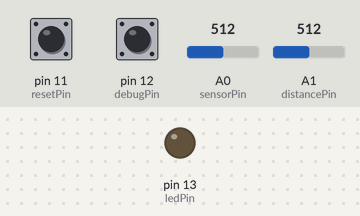
Bench run of a sketch on a simulated Arduino Mega 2560, built with avr-gcc and run on an emulated ATmega2560. Shown: output pins drawn as LEDs (lit = HIGH). The test bench sets the inputs (shaded band); at power-on: A0 (sensorPin) = 512, pin 11 (resetPin) HIGH, pin 12 (debugPin) HIGH, A1 (distancePin) = 512. EEPROM starts erased.

Above: at 1.2 s.
1.3 s: A0 (sensorPin) set to 526
At 2.0 s:
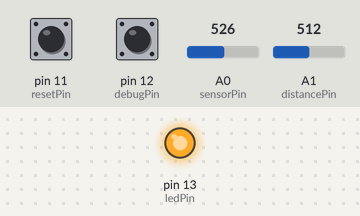
2.8 s: A0 (sensorPin) set to 511
At 9.0 s:
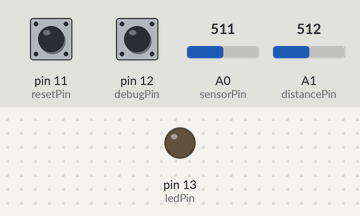
Timing chart, 0 to 10.5 s (numbered marks = the images above; inputs shaded):
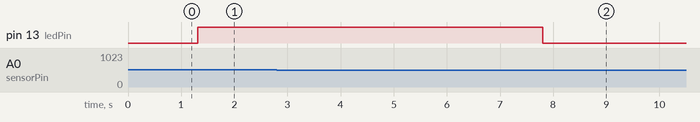

The sketch:

bus.ino
```cpp
int debugPin=12;
boolean debugMode=false;
unsigned long lastTime=0; // evitar time-loop (cada 50 dias aprox)

int sensorPin = A0;
int sensorValue=0;
int sensorValueOld=0;
int distancePin = A1;
int distanceValue=0;
int delayPin = A2;
int ledPin=13;
int resetPin=11;

unsigned long delayCall=1000;
unsigned long nextCall=0;
boolean near=false;

float sensorStabilize=0.8; //0=direct ... 1=fixed
unsigned int sensorNeededSamples=10;
unsigned int sensorAcum=0;

boolean prevReset=false;
unsigned long resetValue=530;
unsigned long contador=0;

//* *********************** SOLO Aduino mega con EEPROM
// eeprom
#include <EEPROM.h>
//*/
// store a long (32-bit)=(4x 8-bit char)
unsigned int aSet=0; // flag if memory is set (must be 530)
unsigned int aHH=1;
unsigned int aHL=2;
unsigned int aLH=3;
unsigned int aLL=4;

int digito[5][4] = {{22,23,24,25},{26,27,28,29},{30,31,32,33},{34,35,36,37},{38,39,40,41}};

void setup() {
  pinMode(debugPin, INPUT);
  digitalWrite(debugPin, HIGH); // pull-up
  debugMode=(digitalRead(debugPin)==LOW);
  if (debugMode) Serial.begin(9600);

  pinMode(ledPin,OUTPUT);
  digitalWrite(ledPin,LOW);
  pinMode(resetPin,INPUT);
  digitalWrite(resetPin,HIGH); // pull-up
  randomSeed(analogRead(A7));

  for (int dig=0;dig<5;dig++)
    for (int pin=0;pin<4;pin++)
      pinMode(digito[dig][pin], INPUT);

  pinMode(sensorPin, INPUT);
  pinMode(distancePin, INPUT);
  pinMode(delayPin, INPUT);


  contador=resetValue;
  //* *********************** SOLO Aduino mega con EEPROM
  // read contador (32bit) from EEPROM
  int vSet = EEPROM.read(aSet); // test if memory is set (must be 530)
  if (vSet==130) {
    unsigned long vHH = EEPROM.read(aHH);
    unsigned long vHL = EEPROM.read(aHL);
    unsigned long vLH = EEPROM.read(aLH);
    unsigned long vLL = EEPROM.read(aLL);
    contador=(vHH<<24)+(vHL<<16)+(vLH<<8)+vLL;
  } else {
    // ignore EEPROM and continue with resetValue;
    contador=resetValue;
    // save and set memory flag
    guardarContador(contador);
    EEPROM.write(aSet,130);
  }
  //*/
}

void guardarContador(unsigned long c) {
    //s* *********************** SOLO Aduino mega con EEPROM
  // split 32-bit unsigned long into 4 unsigned ints
  unsigned long vLL = (c & 255); c=c>>8;
  unsigned long vLH = (c & 255); c=c>>8;
  unsigned long vHL = (c & 255); c=c>>8;
  unsigned long vHH = (c & 255); c=c>>8;
  // store value
  EEPROM.write(aHH,vHH);
  EEPROM.write(aHL,vHL);
  EEPROM.write(aLH,vLH);
  EEPROM.write(aLL,vLL);
  //*/
}

void loop() {
  if (lastTime>millis()) nextCall=millis()+(nextCall-lastTime); //timeloop (nextCall=actual + (lo que faltaba de tiempo antes)
  lastTime=millis();

  sensorValue = analogRead(sensorPin);
  // estabilizar sensor value
  //sensorValue = (int) ((float)sensorValue*(sensorStabilize))+((1-sensorStabilize)*(float)analogRead(sensorPin));
  if ((sensorValue-sensorValueOld)>100) sensorValue=(sensorValueOld+sensorValue)*0.5; // suavizar incremento a las subidas
  sensorValueOld=sensorValue;

  distanceValue = analogRead(distancePin);

  if (!near) { // si no activo
    if (sensorValue>distanceValue) { // cerca
        sensorAcum++; // acumular permanecer
        if ((sensorAcum>sensorNeededSamples)) { // si superado el tiempo margen, contar //(millis()>nextCall)
            near=true; // activado
            if (debugMode) Serial.print("----- deteccion ----\r\n");
            contar(false); // contar normal (no-reset)
        } // else ignorar (tiene que permanecer)
    } else {  // lejos
        sensorAcum=0; // reset acum permanecer
    }
  } else { // si activo
      if (sensorAcum>0) { // acaba de contar
          if (sensorValue<distanceValue) { // se ha alejado
            //calcular tiempo de espera para bajar flag
            delayCall=analogRead(delayPin);
            delayCall=map(delayCall,0,1023,0,10000);
            nextCall=millis()+delayCall; // iniciar tiempo margen entre detecciones
            sensorAcum=0; // reset acum (indicar que ya se aparto antes)
        }
      } else { // ya se apartó antes
          // comprobar tiempo limite para liberar
          if (millis()>nextCall) near=false; // librerar
      }
  }

//  digitalWrite(ledPin,(millis()<=nextCall)?HIGH:LOW);
  digitalWrite(ledPin,(near)?HIGH:LOW);

  if (digitalRead(resetPin)==LOW) {
    if (!prevReset) {
      contar(true); // conectado a gnd (contar-reset)
      prevReset=true;
    }
  } else prevReset=false;

  if (debugMode) {
    Serial.print("d=");
    Serial.print(distanceValue);
    Serial.print("\ts=");
    Serial.print(sensorValue);
    Serial.print("\tac=");
    Serial.print(sensorAcum);
    Serial.print("\tt=");
    delayCall=analogRead(delayPin); // actualizar cada debug-loop
    Serial.print((delayCall/1000));
    if (millis()<=nextCall) Serial.print("*");
    Serial.print("\tc=");
    Serial.print(contador);
    if (digitalRead(resetPin)==LOW) Serial.print("(r)");
    Serial.print("\r\n");
  }
  mostrarDigitos();

  /*
  // contar automatico (para test only)
  contador+=11111;
  if (contador>99999) contador=0;
  delay(250);
  //*/
}

void contar(boolean reset) {
  if (reset) contador=resetValue;
  else contador++;
  guardarContador(contador);
  //digitalWrite(ledPin,HIGH);
  //delay(100); // mostrar led medio segundo
  //digitalWrite(ledPin,LOW);
  //delay(100);
}

void mostrarDigitos() {
  unsigned long c=contador;
  char val=0;
  for (int dig=0;dig<5;dig++) {
    val=(c%10);  c=c/10;
    sendBCD(digito[dig],val);
  }
}

void sendBCD(int pines[4], char value) {
   digitalWrite(pines[0],!(value & B0001)); // A
   digitalWrite(pines[1],!(value & B0010)); // B
   digitalWrite(pines[2],!(value & B0100)); // C
   digitalWrite(pines[3],!(value & B1000)); // D
}
```

Measured:
- the behaviour switches between 512 and 513 on A0 (sensorPin) (found by bisection; images 0 and 1)
- after the input at 1.3 s, pin 13 (ledPin): LOW → HIGH at once
- after the input at 2.8 s, pin 13 (ledPin): HIGH → LOW after 5.0 s
